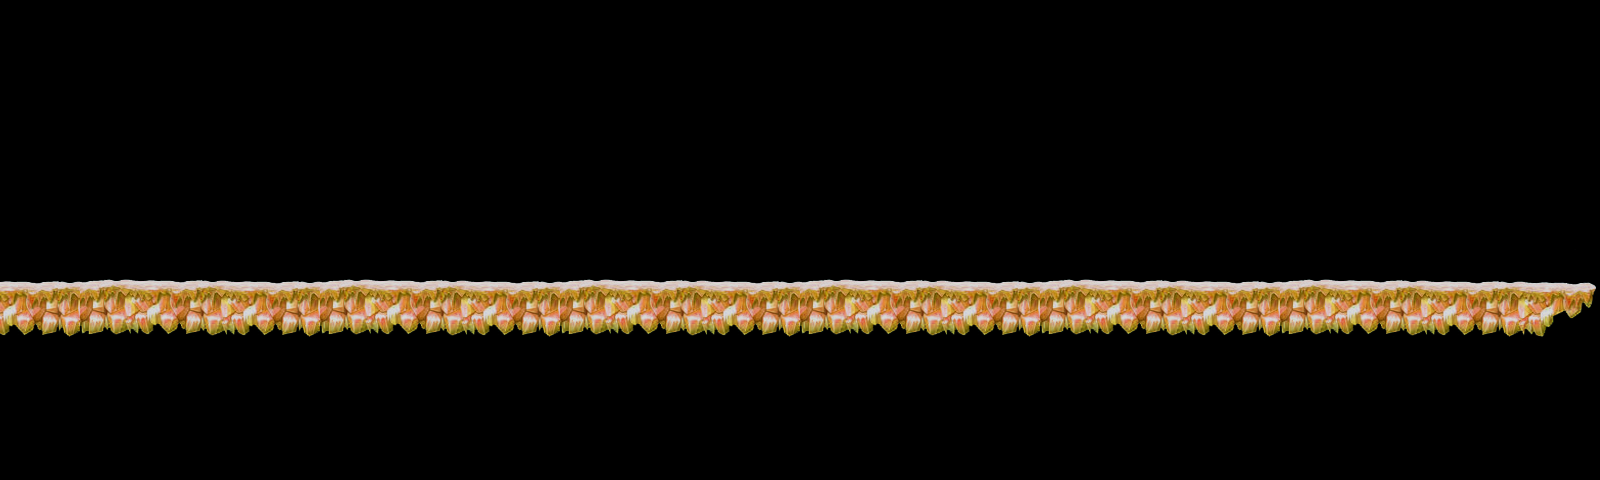

A 2D game scene composited from a Tiled map and its tileset images. What follows is a short description and the map's XML, with each tile layer's data collapsed to a summary:
An orthogonal 40x12 tile map with 40x40 px tiles, 1 tile layer (terrain1), 3 hidden layers not drawn and 23 objects (13x 0, 7x 1, 3x c1).

<map version="1.0" orientation="orthogonal" width="40" height="12" tilewidth="40" tileheight="40">
 <tileset firstgid="1" name="forest" tilewidth="40" tileheight="40">
  <image source="forest.png" width="1600" height="400" />
 </tileset>
 <layer name="terrain1" width="40" height="12">
  <data>[480 cells, 136 non-empty, 32 distinct tile ids]</data>
 </layer>
 <layer name="terrain2" width="40" height="12" visible="0">
  <data>[480 cells, 0 non-empty, 0 distinct tile ids]</data>
 </layer>
 <layer name="decorate" width="40" height="12" visible="0">
  <data>[480 cells, 0 non-empty, 0 distinct tile ids]</data>
 </layer>
 <layer name="protect" width="40" height="12" visible="0">
  <data>[480 cells, 0 non-empty, 0 distinct tile ids]</data>
 </layer>
 <objectgroup name="collision" width="40" height="12">
  <object name="c1" x="1080" y="0" width="160" height="40" />
  <object name="c1" x="200" y="0" width="160" height="40" />
  <object name="c1" x="0" y="280" width="1600" height="200" />
 </objectgroup>
 <objectgroup name="collision1" width="40" height="12" />
 <objectgroup name="items" width="40" height="12">
  <object type="0" x="200" y="240" width="40" height="40" />
  <object type="0" x="240" y="240" width="40" height="40" />
  <object type="0" x="280" y="240" width="40" height="40" />
  <object type="0" x="320" y="240" width="40" height="40" />
  <object type="1" x="480" y="120" width="40" height="40" />
  <object type="1" x="520" y="120" width="40" height="40" />
  <object type="1" x="560" y="120" width="40" height="40" />
  <object type="0" x="1200" y="240" width="40" height="40" />
  <object type="0" x="1080" y="240" width="40" height="40" />
  <object type="0" x="1160" y="240" width="40" height="40" />
  <object type="0" x="1120" y="240" width="40" height="40" />
  <object type="1" x="1280" y="160" width="40" height="40" />
  <object type="1" x="1320" y="160" width="40" height="40" />
  <object type="1" x="1360" y="160" width="40" height="40" />
  <object type="0" x="1440" y="240" width="40" height="40" />
  <object type="0" x="1480" y="240" width="40" height="40" />
  <object type="0" x="1520" y="240" width="40" height="40" />
 </objectgroup>
 <objectgroup name="enemy" width="40" height="12">
  <object type="1" x="840" y="160" width="120" height="120" />
 </objectgroup>
 <objectgroup name="obstacle" width="40" height="12">
  <object type="0" x="240" y="40" width="80" height="120" />
  <object type="0" x="1120" y="40" width="80" height="120" />
 </objectgroup>
 <objectgroup name="setting" width="40" height="12" />
</map>
